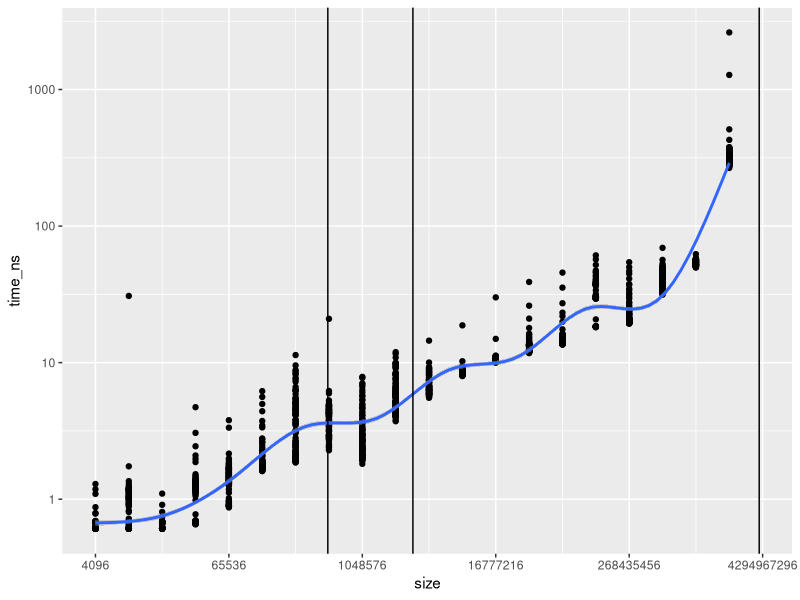

Write R code to recreate this figure.
library(ggplot2)
library(dplyr)

# Call format:
# Rscript make_plots.R plot_name
#plot.name <- commandArgs(trailingOnly = TRUE)[1]
#file.name

#seq.data <- read.csv('data/test1.csv') %>%
#  mutate(method = "sequential") %>%
#  tbl_df()
rand.data <- read.csv('test_random.csv') %>%
  mutate(method = "random") %>%
  tbl_df()

size.labels <- c(2^12,
                 2^16,
                 2^20,
                 2^24,
                 2^28,
                 2^32)

random.profile <- ggplot(rand.data, aes(x = size, y = time_ns)) + geom_point() + 
  scale_x_log10(breaks = size.labels) + 
  scale_y_log10() + 
  geom_smooth() + 
  geom_vline(aes(xintercept = 512000)) + 
  geom_vline(aes(xintercept = 3000000)) +
  geom_vline(aes(xintercept = 4000000000))


ggsave(random.profile, file="random_profile.png")
